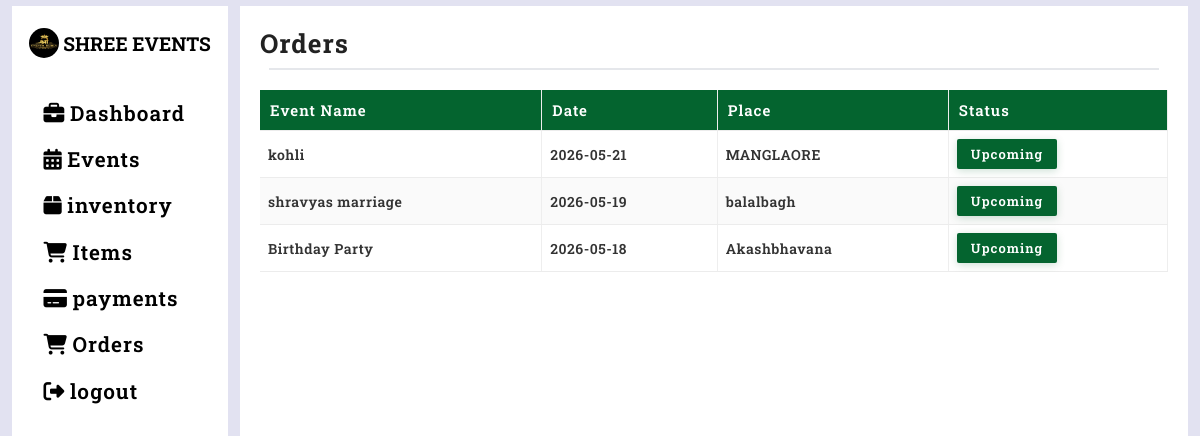
Page /orders (signed in) on the earlier database version.
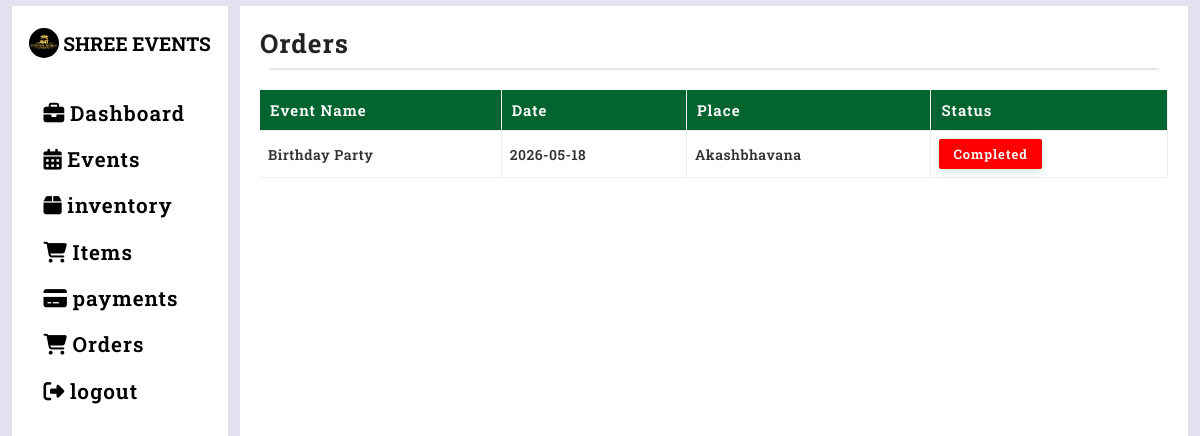
Same page on the later database version.
### tables this page shows
CREATE TABLE events(event_id INTEGER PRIMARY KEY AUTOINCREMENT,
                event_name TEXT NOT NULL,
                event_date DATETIME NOT NULL,
                event_time DATETIME NOT NULL,
                place TEXT NOT NULL,
                cust TEXT NOT NULL,
                status TEXT DEFAULT 'pending',
                event_status TEXT DEFAULT 'upcoming',
                phone_number INTEGER NOT NULL
                );

### orders.py (the view)
@orders_app.route('/orders',methods=['GET','POST'])
def orders_fn():
    if 'user' in session:
        event_status_change()
        events_list=allocated_list_events()
        return render_template("orders.html",events_list=events_list)
    else:
        return redirect(url_for('home'))

### database.py (called while the page is built)
def get_connection():
    con=sqlite3.connect("database.db",timeout=30,check_same_thread=False)
    return con

def allocated_list_events():
    con=get_connection()
    cursor=con.cursor()
    cursor.execute("SELECT * FROM events WHERE status='allocated' ORDER BY event_date DESC")
    pen_data=cursor.fetchall()
    con.commit()
    con.close()
    return pen_data

def event_status_change():
    con=get_connection()
    cursor=con.cursor()
    cursor.execute("UPDATE events SET event_status='completed' WHERE event_date<DATE('now')")
    cursor.execute("UPDATE events SET event_status='upcoming' WHERE event_date>=DATE('now')")
    con.commit()
    con.close()

### templates/orders.html (shortened to what this page needs)
{% extends "base.html" %}
{% block content %}
<div class="orders-content">
    <div class="orders-table-container">
        {% if events_list %}
        <h2>orders</h2>
        <hr>
            <table>
                <thead>
                    <tr>
                        <td>Event Name</td>
                        <td>Date</td>
                        <td>Place</td>
                        <td>Status</td>
                    </tr>
                </thead>
                <tbody>
                    {% for e in events_list %}
                    <tr>
                        <td>{{e[1]}}</td>
                        <td>{{e[2]}}</td>
                        <td>{{e[4]}}</td>
                        {% if e[7]=='upcoming' %}
                        <td><button>{{e[7]}}</button></td>
                        {% else %}
                        <td><button style="background-color: red;">{{e[7]}}</button></td>
                        {% endif %}
                    </tr>
                    {% endfor %}
                </tbody>
            </table>
        {% else %}
        <div class="no-payments">
        <p>NO Events Created or Allocated 😭</p>
    </div>
    {% endif %}
    </div>
</div>
{% endblock %}

Differences in the rows shown:
removed events: event_name "kohli", event_date "2026-05-21", place "MANGLAORE", event_status "Upcoming"
removed events: event_name "shravyas marriage", event_date "2026-05-19", place "balalbagh", event_status "Upcoming"
changed events "Birthday Party": event_status "Upcoming" → "Completed"
